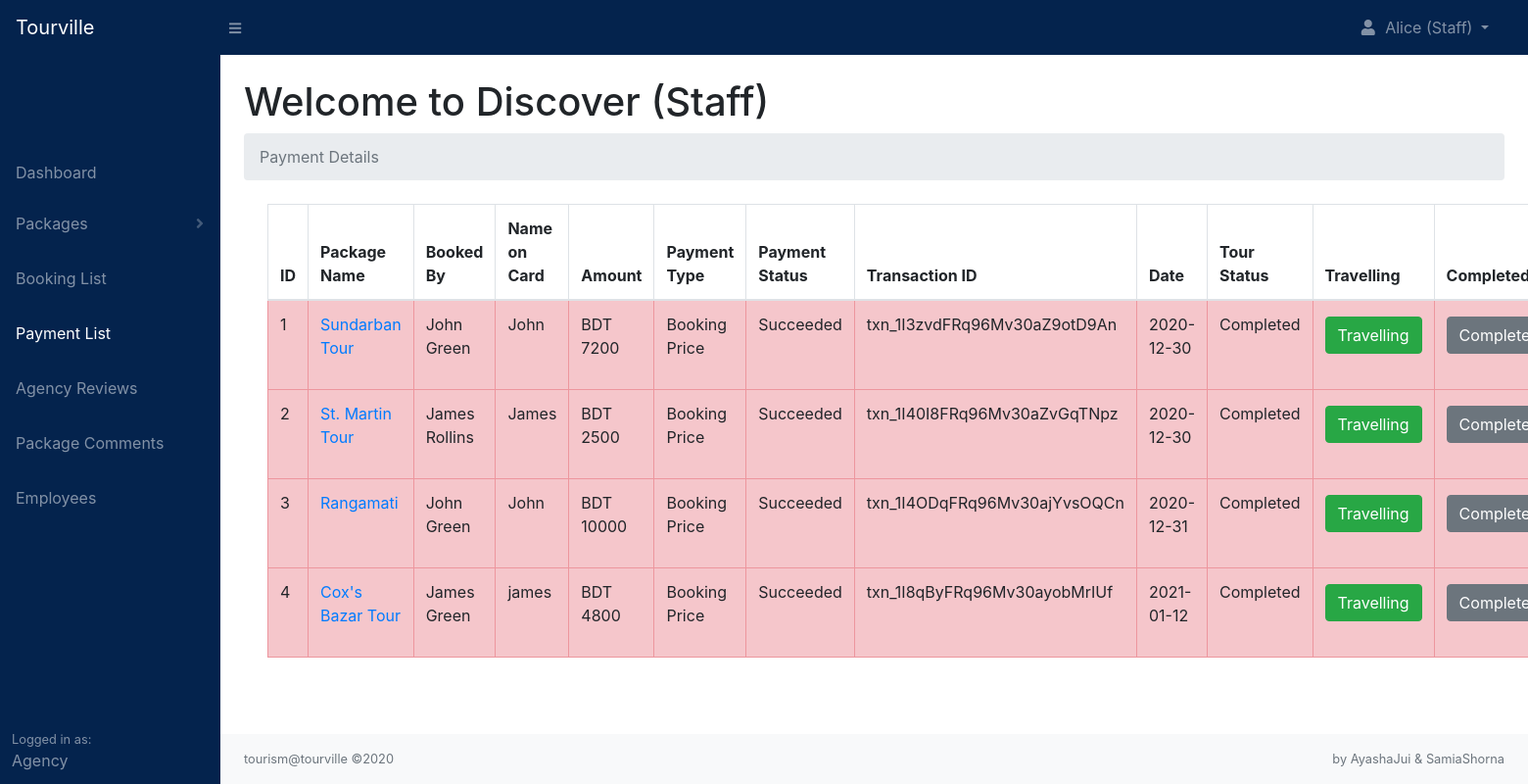
The app's page /agency/payments.php (signed in) with its own data.
### tables this page shows
CREATE TABLE `payments` (
  `payment_id` int(11) NOT NULL,
  `booking_id` int(11) NOT NULL,
  `package_id` int(11) NOT NULL,
  `agency_id` int(11) NOT NULL,
  `tourist_id` int(11) NOT NULL,
  `amount` int(11) NOT NULL,
  `currency` varchar(255) NOT NULL,
  `txn_id` varchar(255) NOT NULL,
  `payment_type` varchar(255) NOT NULL,
  `payment_status` varchar(255) NOT NULL,
  `card_name` varchar(255) NOT NULL,
  `tour_status` varchar(255) NOT NULL,
  `date` date NOT NULL
);

CREATE TABLE `packages` (
  `package_id` int(11) NOT NULL,
  `agency_id` int(11) NOT NULL,
  `package_name` varchar(255) NOT NULL,
  `location` varchar(255) NOT NULL,
  `country` varchar(255) NOT NULL,
  `place_details` text NOT NULL,
  `place_images` text NOT NULL,
  `num_days` int(11) NOT NULL,
  `num_nights` int(11) NOT NULL,
  `budget_price` int(11) NOT NULL,
  `comfort_price` int(11) NOT NULL,
  `lux_price` int(11) NOT NULL,
  `budget_details` varchar(255) NOT NULL,
  `comfort_details` varchar(255) NOT NULL,
  `lux_details` varchar(255) NOT NULL,
  `booking_percentage` int(11) NOT NULL,
  `min_people` int(11) NOT NULL,
  `includes` text NOT NULL,
  `excludes` text NOT NULL,
  `optional` text NOT NULL,
  `itinerary` text NOT NULL,
  `package_status` varchar(255) NOT NULL,
  `package_date` date NOT NULL
);

CREATE TABLE `bookings` (
  `booking_id` int(11) NOT NULL,
  `package_id` int(11) NOT NULL,
  `tourist_id` int(11) NOT NULL,
  `agency_id` int(11) NOT NULL,
  `persons` int(11) NOT NULL,
  `travel_style` varchar(255) NOT NULL,
  `tourist_firstname` varchar(255) NOT NULL,
  `tourist_lastname` varchar(255) NOT NULL,
  `tourist_email` varchar(255) NOT NULL,
  `tourist_contact` varchar(255) NOT NULL,
  `enquiry_msg` text NOT NULL,
  `booking_status` varchar(255) NOT NULL,
  `date` date NOT NULL
);

### includes/functions.php (called while the page is built, shortened)
<?php
    function readPackage($package_id){
        include 'db.php';
        $stmt = $pdo->prepare('SELECT * FROM packages WHERE package_id = :package_id');
        $stmt->execute([':package_id' => $package_id]);
        $package = $stmt->fetch(PDO::FETCH_ASSOC);
        return $package;
    }
?>

### agency/payments.php (the view, shortened to what this page needs)
<?php
    include '../includes/db.php';
    include '../includes/functions.php';
    include 'layouts/agency_header.php';
    include 'layouts/agency_navbar.php';
    if(isset($_SESSION['agency_id'])){
        $agency_id = $_SESSION['agency_id'];
        $stmt = $pdo->prepare('SELECT * FROM payments WHERE agency_id = :agency_id ORDER BY tour_status DESC');
        $stmt->execute([':agency_id' => $agency_id]);
        $payments = [];
        while($row = $stmt->fetch(PDO::FETCH_ASSOC)){
            $payments[] = $row;
        }
    }
?>
<div id="layoutSidenav">
    <?php
        include 'layouts/agency_sidenav.php';
    ?>
    <div id="layoutSidenav_content">
        <main>
            <div class="container-fluid">
                <h1 class="mt-4">Welcome to
                <?php
                    if(isset($_SESSION['employee_id'])){
                        echo ucwords($_SESSION['agency_name']) ." (". ucwords($_SESSION['role']) .")";
                    }elseif($_SESSION['agency_id']){
                        echo ucwords($_SESSION['agency_name']) ." (Owner)";
                    }
                ?>
                </h1>
                <ol class="breadcrumb mb-4">
                    <li class="breadcrumb-item active">Payment Details</li>
                </ol>
                <div class="container-fluid">
                <?php
                    if(empty($payments)){
                        echo '<h1 class="text-center pt-4">No Payments to Show</h1>';
                    }else {
                ?>
                    <div class="col-xs-12">
                        <table class="table table-hover table-bordered">
                            <thead>
                                <tr>
                                    <th>ID</th>
                                    <th>Package Name</th>
                                    <th>Booked By</th>
                                    <th>Name on Card</th>
                                    <th>Amount</th>
                                    <th>Payment Type</th>
                                    <th>Payment Status</th>
                                    <th>Transaction ID</th>
                                    <th>Date</th>
                                    <th>Tour Status</th>
                                    <th>Travelling</th>
                                    <th>Completed</th>
                                </tr>
                            </thead>
                            <tbody>
                            <?php
                                $i = 1;
                                foreach($payments as $payment){
                                    if($payment['tour_status'] == 'travelling'){
                                        echo '<tr class="table-warning">';
                                    }elseif ($payment['tour_status'] == 'completed') {
                                        echo '<tr class="table-danger">';
                                    }else{
                                        echo '<tr>';
                                    }
                                            echo '<td>'. $i++ .'</td>';
                                            $package = readPackage($payment['package_id']);
                                            echo '<td><a href="../package.php?package_id='. $package['package_id'] .'">'. $package['package_name'] .'</a></td>';
                                            $stmt = $pdo->prepare('SELECT * FROM bookings WHERE booking_id = :booking_id');
                                            $stmt->execute([':booking_id' => $payment['booking_id']]);
                                            $booking = $stmt->fetch(PDO::FETCH_ASSOC);
                                            echo '<td>'. ucwords($booking['tourist_firstname']) .' '. ucwords($booking['tourist_lastname']) .'</td>';
                                            echo '<td>'. $payment['card_name'] .'</td>';
                                            echo '<td>'. strtoupper($payment['currency']) ." ". $payment['amount'] .'</td>';
                                        if($payment['payment_type'] == 'book_price'){
                                            echo '<td>Booking Price</td>';
                                        }elseif($payment['payment_type'] == 'half'){
                                            echo '<td>Half Paid</td>';
                                        }else{
                                            echo '<td>Full Paid</td>';
                                        }
                                            echo '<td>'. ucwords($payment['payment_status']) .'</td>';
                                            echo '<td>'. $payment['txn_id'] .'</td>';
                                            echo '<td>'. $payment['date'] .'</td>';
                                            echo '<td>'. ucwords($payment['tour_status']) .'</td>';
                                        if($payment['tour_status'] == 'travelling' || $payment['tour_status'] == 'completed'){
                                            echo '<td><a href="payments.php?travel='. $payment['payment_id'] .'" class="btn btn-success mt-1">Travelling</a></td>';
                                            echo '<td><a href="payments.php?complete='. $payment['payment_id'] .'" class="btn btn-secondary mt-1">Completed</a></td>';
                                        }
                                        echo '</tr>';
                                }
                            ?>
                            </tbody>
                        </table>
                    </div>
                <?php
                    }
                ?>
                </div>
            </div>
        </main>
        <footer class="py-3 bg-light mt-auto">
            <div class="container-fluid">
                <div class="d-flex align-items-center justify-content-between small">
                    <div class="text-muted">tourism@tourville &copy;2020</div>
                    <div class="text-muted">by AyashaJui & SamiaShorna</div>
                </div>
            </div>
        </footer>
    </div>
</div>
<?php
    include 'layouts/agency_footer.php';
?>

### records on screen
payments: package.package_name "Sundarban Tour", booking.tourist_firstname "John", booking.tourist_lastname "Green", card_name "John", currency "BDT", amount "7200", payment_type "Booking Price", payment_status "Succeeded", txn "txn_1I3zvdFRq96Mv30aZ9otD9An", date "2020-12-30", tour_status "Completed"
payments: package.package_name "St. Martin Tour", booking.tourist_firstname "James", booking.tourist_lastname "Rollins", card_name "James", currency "BDT", amount "2500", payment_type "Booking Price", payment_status "Succeeded", txn "txn_1I40I8FRq96Mv30aZvGqTNpz", date "2020-12-30", tour_status "Completed"
payments: package.package_name "Rangamati", booking.tourist_firstname "John", booking.tourist_lastname "Green", card_name "John", currency "BDT", amount "10000", payment_type "Booking Price", payment_status "Succeeded", txn "txn_1I4ODqFRq96Mv30ajYvsOQCn", date "2020-12-31", tour_status "Completed"
payments: package.package_name "Cox's Bazar Tour", booking.tourist_firstname "James", booking.tourist_lastname "Green", card_name "james", currency "BDT", amount "4800", payment_type "Booking Price", payment_status "Succeeded", txn "txn_1I8qByFRq96Mv30ayobMrIUf", date "2021-01-12", tour_status "Completed"

### other values on screen
$_SESSION['employee_firstname'] "Alice"
$_SESSION['role'] "Staff"
$_SESSION['agency_name'] "Discover"
